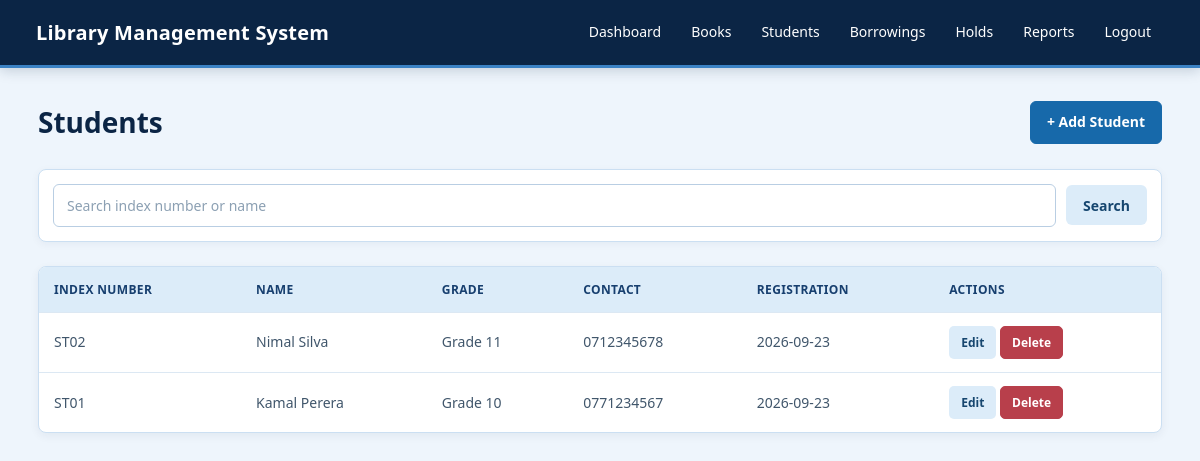
The page /students/index.php (signed in) on the database its author committed.
### tables this page shows
CREATE TABLE students (
    id INT AUTO_INCREMENT PRIMARY KEY,
    index_number VARCHAR(50) NOT NULL UNIQUE,
    name VARCHAR(150) NOT NULL,
    grade VARCHAR(50),
    contact_number VARCHAR(20),
    registration_date DATE NOT NULL
);

### public/students/index.php (the view, shortened to what this page needs)
<?php
require_once "../../config/db.php";
$q = trim($_GET["q"] ?? "");
if ($q !== "") {
    $like = "%" . $q . "%";
    $s = $conn->prepare(
        "SELECT * FROM students
         WHERE index_number LIKE ? OR name LIKE ?
         ORDER BY id DESC"
    );
    $s->bind_param("ss", $like, $like);
    $s->execute();
    $students = $s->get_result();
} else {
    $students = $conn->query(
        "SELECT * FROM students ORDER BY id DESC"
    );
}
?>
<!DOCTYPE html>
<html>
<head>
    <link rel="stylesheet" href="../../assets/css/style.css">
</head>
<body>
<?php include "../../includes/navbar.php"; ?>
<div class="container">
    <div class="page-head">
        <h1>Students</h1>
        <a class="btn primary" href="add.php">
            + Add Student
        </a>
    </div>
    <form class="search-form">
        <input
            name="q"
            value="<?= htmlspecialchars($q) ?>"
            placeholder="Search index number or name"
        >
        <button class="btn">
            Search
        </button>
    </form>
    <div class="table-wrap">
        <table>
            <tr>
                <th>Index Number</th>
                <th>Name</th>
                <th>Grade</th>
                <th>Contact</th>
                <th>Registration</th>
                <th>Actions</th>
            </tr>
            <?php while ($s = $students->fetch_assoc()): ?>
                <tr>
                    <td>
                        <?= htmlspecialchars($s["index_number"]) ?>
                    </td>
                    <td>
                        <?= htmlspecialchars($s["name"]) ?>
                    </td>
                    <td>
                        <?= htmlspecialchars($s["grade"]) ?>
                    </td>
                    <td>
                        <?= htmlspecialchars($s["contact_number"]) ?>
                    </td>
                    <td>
                        <?= $s["registration_date"] ?>
                    </td>
                    <td>
                        <a
                            class="btn small"
                            href="edit.php?id=<?= $s["id"] ?>"
                        >
                            Edit
                        </a>
                        <a
                            class="btn small danger"
                            onclick="return confirm('Delete this student?')"
                            href="delete.php?id=<?= $s["id"] ?>"
                        >
                            Delete
                        </a>
                    </td>
                </tr>
            <?php endwhile; ?>
        </table>
    </div>
</div>
</body>
</html>

### assets/css/style.css (style rules this page uses)
* { box-sizing: border-box; }
html { scroll-behavior: smooth; }
body { margin: 0; font-family: "Segoe UI", Arial, sans-serif; background: #eef5fc; color: #243447; line-height: 1.6; }
a { text-decoration: none; color: inherit; }
button, input, select, textarea { font-family: inherit; }
.container { width: 100%; max-width: 1180px; margin: 0 auto; padding: 32px 28px; }
.page-head { display: flex; align-items: center; justify-content: space-between; gap: 20px; margin-bottom: 24px; }
.page-head h1, .container > h1 { margin: 0; color: #0b2545; font-size: 28px; font-weight: 650; }
input, select, textarea { width: 100%; padding: 11px 13px; margin: 0 0 16px; background: #ffffff; color: #243447; border: 1px solid #b9cee3; border-radius: 6px; outline: none; font-size: 14px; transition: border-color 0.2s ease, box-shadow 0.2s ease; }
input::placeholder, textarea::placeholder { color: #8ca0b3; }
.btn { display: inline-flex; align-items: center; justify-content: center; min-height: 40px; padding: 9px 16px; border: 1px solid transparent; border-radius: 6px; background: #dcecf9; color: #16466f; cursor: pointer; font-size: 14px; font-weight: 600; transition: background 0.2s ease, border-color 0.2s ease, transform 0.2s ease; }
.btn.primary { background: #1769aa; color: #ffffff; border-color: #1769aa; }
.btn.danger { background: #b83f4b; color: #ffffff; border-color: #b83f4b; }
.btn.small { min-height: 32px; padding: 6px 11px; font-size: 12px; border-radius: 5px; }
.search-form { display: flex; align-items: center; gap: 10px; margin: 20px 0 24px; padding: 14px; background: #ffffff; border: 1px solid #cbdff2; border-radius: 8px; box-shadow: 0 2px 8px rgba(11, 37, 69, 0.05); }
.search-form input, .search-form select { flex: 1; margin: 0; }
.table-wrap { width: 100%; overflow-x: auto; background: #ffffff; border: 1px solid #cbdff2; border-radius: 8px; box-shadow: 0 3px 10px rgba(11, 37, 69, 0.06); }
table { width: 100%; min-width: 700px; border-collapse: collapse; }
th, td { padding: 13px 15px; text-align: left; border-bottom: 1px solid #dce8f3; font-size: 14px; }
th { background: #dcecf9; color: #173f6f; font-size: 12px; font-weight: 700; text-transform: uppercase; letter-spacing: 0.35px; }
td { color: #40566b; }
tbody tr { transition: background 0.15s ease; }
tbody tr:last-child td { border-bottom: none; }

### rows shown on the page
students: index_number "ST02", name "Nimal Silva", grade "Grade 11", contact_number "0712345678", registration_date "2026-09-23"
students: index_number "ST01", name "Kamal Perera", grade "Grade 10", contact_number "0771234567", registration_date "2026-09-23"
